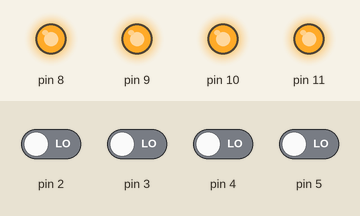
This sketch was run on a simulated Arduino Uno, built with avr-gcc and run on an emulated ATmega328P. Parts: output pins drawn as LEDs (lit = HIGH). Inputs (shaded band) come from the test bench; at power-on: pin 2–5 LOW.

Above: at 11.2 s.
11.3 s: pin 2 driven HIGH
At 12.5 s:
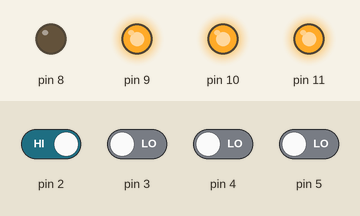
12.8 s: pin 3 driven HIGH
At 13.7 s:
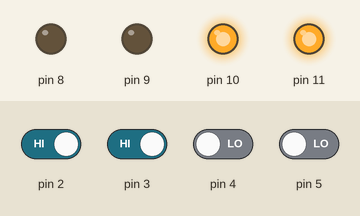
14.3 s: pin 4 driven HIGH
At 14.9 s:
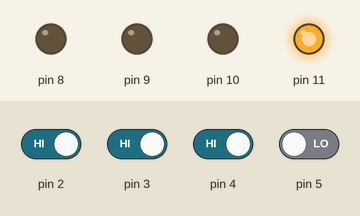
15.8 s: pin 5 driven HIGH
At 17.2 s:
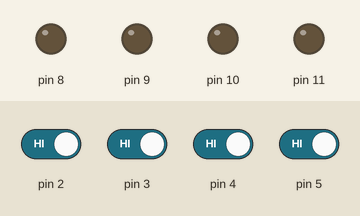
Timing chart, 0 to 18.3 s (numbered marks = the images above; inputs shaded):
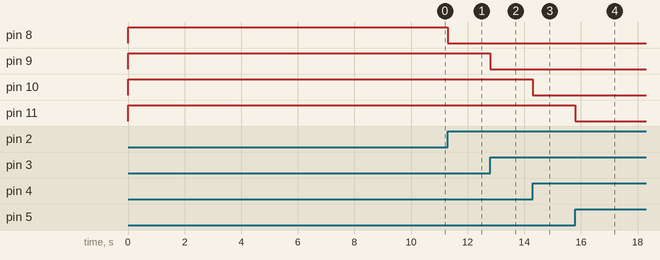

Measured:
- after the input at 11.3 s, pin 8: HIGH → LOW at once
- after the input at 12.8 s, pin 9: HIGH → LOW at once
- after the input at 14.3 s, pin 10: HIGH → LOW at once
- after the input at 15.8 s, pin 11: HIGH → LOW at once

The sketch:

LampuRumahKu.ino
```cpp
int val2;
int val3;
int val4;
int val5;
int state2;
int state3;
int state4;
int state5;
long int time2;
long int time3;
long int time4;
long int time5;

void setup()
{
  pinMode(2,INPUT);
  pinMode(3,INPUT);
  pinMode(4,INPUT);
  pinMode(5,INPUT);

  pinMode(8,OUTPUT);
  pinMode(9,OUTPUT);
  pinMode(10,OUTPUT);
  pinMode(11,OUTPUT);

  digitalWrite(8,HIGH);
  digitalWrite(9,HIGH);
  digitalWrite(10,HIGH);
  digitalWrite(11,HIGH);

  delay(10000);

}

void loop(){

  val2 = digitalRead(2);
  val3 = digitalRead(3);
  val4 = digitalRead(4);
  val5 = digitalRead(5);

  if (val2==HIGH)
  {
    digitalWrite(8,LOW);
    state2 = 1;
    time2 = 0;
  }

  if ( (val2==LOW) && (state2==1))
  {
    if(time2<=60000)
    {
      time2++;
    }
    else
    {
      digitalWrite(8,HIGH);
      state2 = 0;
      time2 = 0;
    }
  }

  if (val3==HIGH)
  {
    digitalWrite(9,LOW);
    state3 = 1;
    time3 = 0;
  }

  if ( (val3==LOW) && (state3==1))
  {
    if(time3<=60000)
    {
      time3++;
    }
    else
    {
      digitalWrite(9,HIGH);
      state3 = 0;
      time3 = 0;
    }
  }

  if (val4==HIGH)
  {
    digitalWrite(10,LOW);
    state4 = 1;
    time4 = 0;
  }

  if ( (val4==LOW) && (state4==1))
  {
    if(time4<=60000)
    {
      time4++;
    }
    else
    {
      digitalWrite(10,HIGH);
      state4 = 0;
      time4 = 0;
    }
  }

  if (val5==HIGH)
  {
    digitalWrite(11,LOW);
    state5 = 1;
    time5 = 0;
  }

  if ( (val5==LOW) && (state5==1))
  {
    if(time5<=60000)
    {
      time5++;
    }
    else
    {
      digitalWrite(11,HIGH);
      state5 = 0;
      time5 = 0;
    }
  }

  delay(1);
}
```
